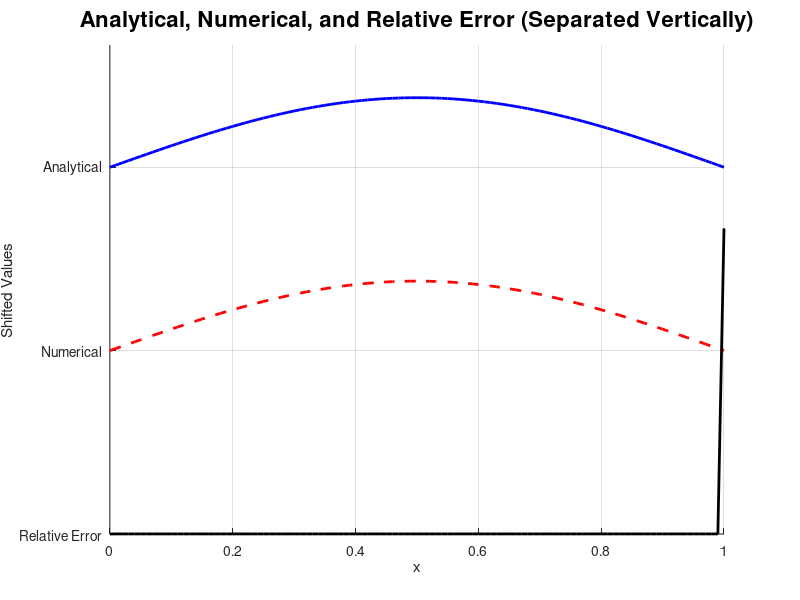

Recreate this plot in MATLAB.
clc; clear; close all;

% ============================
% Parameters
% ============================
k = 1;
L = 1;
Nx = 100;
dx = L / Nx;
x = linspace(0, L, Nx+1);

dt = 0.00005;
r = k * dt / dx^2;

t_compare = 0.15;
Nt = round(t_compare / dt);

% ============================
% Initial condition
% ============================
u_num = sin(pi * x);
u_exact = @(x,t) sin(pi*x).*exp(-k*pi^2*t);

% ============================
% FTCS Time-stepping
% ============================
for n = 1:Nt
    u_new = u_num;
    u_new(2:Nx) = u_num(2:Nx) + r*(u_num(3:Nx+1) - 2*u_num(2:Nx) + u_num(1:Nx-1));
    u_new(1) = 0;
    u_new(end) = 0;
    u_num = u_new;
end

% ============================
% Analytical & error
% ============================
u_ana = u_exact(x, t_compare);
rel_error = abs((u_ana - u_num) ./ u_ana);
rel_error(u_ana == 0) = 0;

% ============================
% Vertical Offsets
% ============================
offset1 = 1.2;      % analytical (top)
offset2 = 0.6;      % numerical (middle)
offset3 = 0.0;      % error (bottom)

% ============================
% Plot all curves in one space
% ============================
figure; hold on;

plot(x, u_ana + offset1, 'b', 'LineWidth', 2);        % Analytical shifted up
plot(x, u_num + offset2, 'r--', 'LineWidth', 2);      % Numerical shifted
plot(x, rel_error + offset3, 'k', 'LineWidth', 2);    % Relative error

title('Analytical, Numerical, and Relative Error (Separated Vertically)', 'FontSize', 16);
xlabel('x');
ylabel('Shifted Values');

% Custom y-ticks to show labels for each curve
yticks([offset1 offset2 0])
yticklabels({'Analytical', 'Numerical', 'Relative Error'})

grid on;
hold off;
